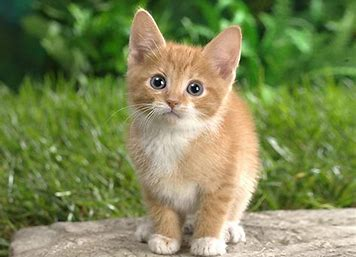
#> input picture opencv/cat.jpg, 356 x 257 px
$ jupyter execute --allow-errors 'cv2-阈值、平滑与形态学.ipynb'
#> lines starting #> are read from the running program, lines starting #| are printed output that depends on the picture
[cell 1]
import cv2 as cv2
import numpy as np
import matplotlib.pyplot as plt

ret,dst = cv2.threshhold(src,thresh,maxval,type)
- maxval 能赋的最大值
- thresh阈值
- type变换类型
- ret 返回阈值大小

[cell 2]
img = cv2.imread("cat.jpg")
#> img is the input picture: shape (257, 356, 3); mean B, G, R 84.2, 135.1, 124.9
r,g,b=cv2.split(img)
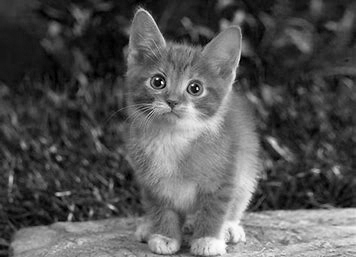
#> r: shape (257, 356); min 0, max 255, mean 84.2
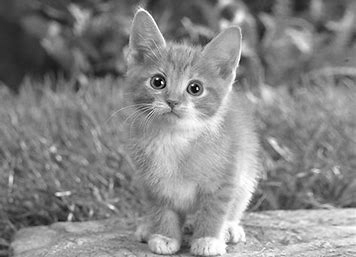
#> g: shape (257, 356); min 0, max 255, mean 135.1
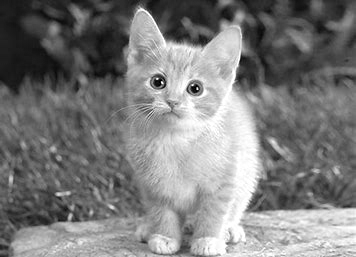
#> b: shape (257, 356); min 0, max 255, mean 124.9
img=cv2.merge((b,g,r))
plt.imshow(img)
plt.show()

[cell 3]
ret,thresh1 = cv2.threshold(img,127,255,cv2.THRESH_BINARY)# 大于127为255，小于127为0
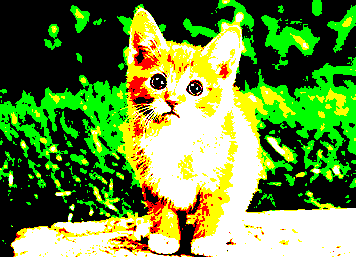
#> thresh1: shape (257, 356, 3); mean R, G, B 105.4, 142.7, 62.7
plt.imshow(thresh1)
plt.show()

[cell 4]
ret,thresh2 = cv2.threshold(img,127,255,cv2.THRESH_BINARY_INV)# 大于127为0，小于127为255
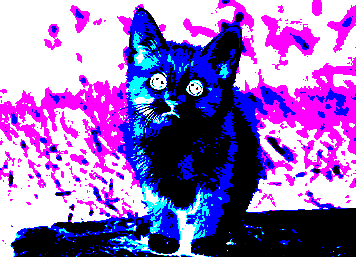
#> thresh2: shape (257, 356, 3); mean R, G, B 149.6, 112.3, 192.3
plt.imshow(thresh2)
plt.show()

[cell 5]
ret,thresh3 = cv2.threshold(img,127,255,cv2.THRESH_TRUNC)# 大于127为127 其他不变，截断
plt.imshow(thresh3)
plt.show()

[cell 6]
cat=img.copy()   # 大于127 为255 小于不变
for w in range(img.shape[0]):
    for y in range(img.shape[1]):
        for r in range(img.shape[2]):
            if cat[w,y,r] >= 127 :
                cat[w,y,r]=255
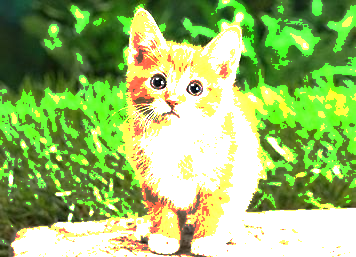
#> cat: shape (257, 356, 3); mean R, G, B 152.4, 186.7, 106.9
plt.imshow(cat)
plt.show()

[cell 7]
ret,thresh4 = cv2.threshold(img,127,255,cv2.THRESH_TOZERO)# 大于127不变，小于127为0
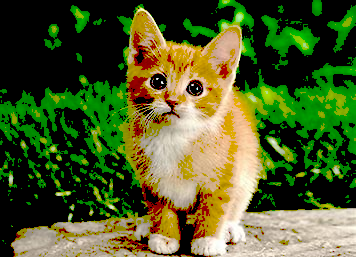
#> thresh4: shape (257, 356, 3); mean R, G, B 78.4, 92.5, 40.5
plt.imshow(thresh4)
plt.show()

[cell 8]
ret,thresh5 = cv2.threshold(img,127,255,cv2.THRESH_TOZERO_INV)# 大于127变成0，小于127不变
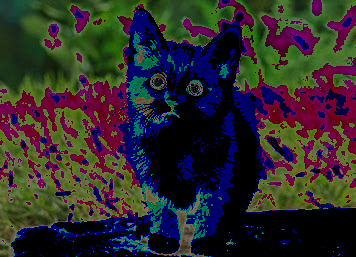
#> thresh5: shape (257, 356, 3); mean R, G, B 46.5, 42.6, 43.7
plt.imshow(thresh5)
plt.show()

### 图像平滑

[cell 9]
# 均值滤波 ，简单的平均卷积操作
blur = cv2.blur(img,(3,3))
plt.imshow(blur)
plt.show()

[cell 10]
#方框滤波
box = cv2.boxFilter(img,-1,(3,3),normalize=True) #-1 表示通道数和原图一致
plt.imshow(box)
plt.show()

[cell 11]
#高斯滤波
aussian = cv2.GaussianBlur(img,(5,5),1)
plt.imshow(aussian)
plt.show()

[cell 12]
# 中值滤波 ，选中值
median = cv2.medianBlur(img,5) #去噪效果最好
plt.imshow(median)
plt.show()

## 图像的形态学处理

[cell 13]
img = cv2.imread("xiaojian.png")
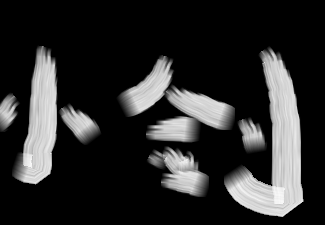
#> input picture opencv/xiaojian.png, 325 x 225 px
#> img is the input picture: shape (225, 325, 3); min 0, max 250, mean 43.5
r,g,b=cv2.split(img)
#> r: shape (225, 325)
img=cv2.merge((b,g,r))
plt.imshow(img)
plt.show()

### 腐蚀

目标去掉突刺

[cell 14]
kernel = np.ones((3,3),np.uint8)
erosion = cv2.erode(img,kernel,iterations=2)
plt.imshow(erosion)
plt.show()

[cell 15]
kernel = np.ones((5,5),np.uint8)
cat_erosion = cv2.erode(img,kernel,iterations=5)
plt.imshow(cat_erosion)
plt.show()

### 膨胀

[cell 16]
kernel = np.ones((3,3),np.uint8)
dige_erosion = cv2.dilate(erosion,kernel,iterations = 5)
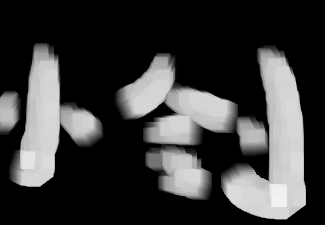
#> dige_erosion: shape (225, 325, 3); min 0, max 242, mean 58.2
plt.imshow(dige_erosion)
plt.show()
